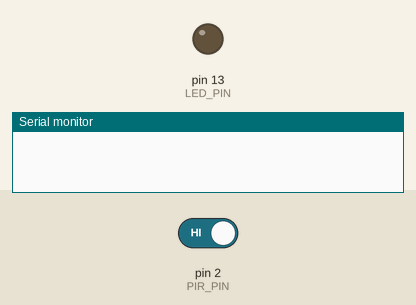
The sketch below on a simulated Arduino Uno, built with avr-gcc and run on an emulated ATmega328P. Shown: output pins drawn as LEDs (lit = HIGH), the last lines printed to the serial monitor. The inputs (shaded band) are chosen by the test bench; at power-on: pin 2 (PIR_PIN) HIGH.

Above: at 1.2 s.
1.3 s: pin 2 (PIR_PIN) driven LOW
At 1.9 s:
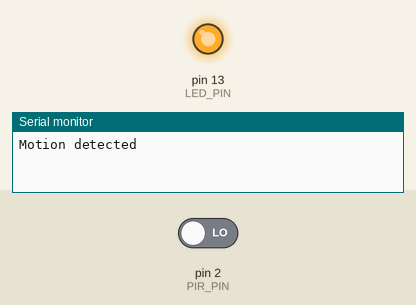
2.8 s: pin 2 (PIR_PIN) driven HIGH
At 3.1 s:
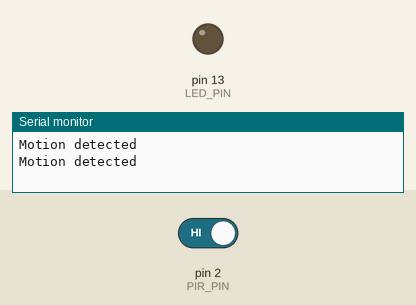
Timing chart, 0 to 5.8 s (numbered marks = the images above; inputs shaded):
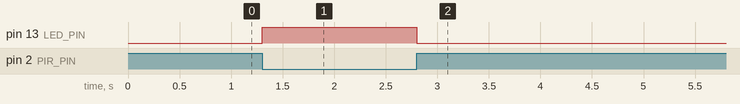

The sketch:

Task_1.1P.ino
```cpp
//Assigning pins to led and sensor
const uint8_t PIR_PIN = 2;
const uint8_t LED_PIN = 13;

//Initializing state of led
uint8_t ledState = LOW;

void setup()
{
  pinMode(LED_PIN, OUTPUT);
  pinMode(PIR_PIN, INPUT);
  attachInterrupt(digitalPinToInterrupt(PIR_PIN), handleMotionSensor, HIGH);
  Serial.begin(9600);
}

//ISR or when motion is detected
void handleMotionSensor()
{
  Serial.println("Motion detected");
  ledState = !ledState;
  digitalWrite(LED_PIN, ledState);
}

void loop()
{
  // No polling required
}
```

Measured:
- after the input at 1.3 s, pin 13 (LED_PIN): LOW → HIGH at once
- after the input at 2.8 s, pin 13 (LED_PIN): HIGH → LOW at once
